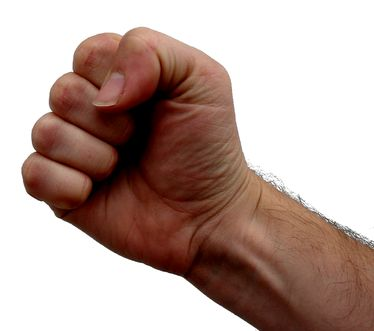
#> input picture Chrome Dinasour Game/fist.jpg, 374 x 331 px, given in place of the camera
$ jupyter execute 'Chrome Dinasour Game.ipynb'   (Python 2 division)   (older library calls are emulated)
#> lines starting #> are read from the running program, lines starting #| are printed output that depends on the picture; after the words box and inside, x2 and y2 are one past the last pixel; in counts of white or black regions, pixels touching at a corner belong together
[cell 1]
import cv2
import numpy as np
import pyautogui
import math

GREEN=[0,255,0]
BLUE=[255,0,0]
RED=[0,0,255]

def preprocess(frame):
    image=cv2.cvtColor(frame,cv2.COLOR_BGR2LAB)
    image=cv2.inRange(image[:,:,2],140,220)
    kernel = np.ones((5,5),np.uint8)
    image=cv2.morphologyEx(image,cv2.MORPH_OPEN,kernel)
    image = cv2.morphologyEx(image, cv2.MORPH_CLOSE, kernel,iterations=5)
    return image


def findLargestContour(contours):
    largestArea=-10000
    cIndex=-1
    for ID in range(len(contours)):
        area=cv2.contourArea(contours[ID])
        if(area>largestArea):
            largestArea=area
            cIndex=ID
    return cIndex,contours[cIndex]

def getDefectCount(img,preprocessedFrame,defects,largestContour):
    # so defects has 4 values [s,e,ptOfDisobedience,dist]
    fingerCount=0
    for i in range(defects.shape[0]):
        s,e,pt,d = defects[i,0]
        s=tuple(largestContour[s][0])
        e=tuple(largestContour[e][0])
        pt=tuple(largestContour[pt][0])
        cv2.line(img,s,e,RED,2)
        cv2.line(img,s,pt,BLUE,2)
        cv2.line(img,s,pt,BLUE,2)
        cv2.circle(img,pt,2,BLUE,-1) # circle, center, radius, color, fill

        a=np.sqrt(((s[0]-e[0])**2 + (s[1]-e[1])**2))
        b=np.sqrt(((s[0]-pt[0])**2 + (s[1]-pt[1])**2))
        c=np.sqrt(((pt[0]-e[0])**2 + (pt[1]-e[1])**2))

        # see the angle formed by triangle
        theta=(math.acos((b**2+c**2-a**2)/(2*b*c)))*180/3.14

        if(theta<90):
            fingerCount+=1
            cv2.circle(img,pt,2,BLUE,-1) # circle, center, radius, color, fill


#         print theta

    cv2.imshow('temp',img)
    return fingerCount


#frame dimensions
fx=50
fy=60
fw=300
fh=300

def action():
    cap=cv2.VideoCapture(0)
#     frame=cv2.imread('hand.jpg')
    while(True):
        ret,frame=cap.read()
#> frame is the input picture: shape (331, 374, 3); mean B, G, R 156.5, 163.9, 186.2
        try:
            ret=True
            if(ret==False):
                print('Unable to read image')
                continue

            # read
    #         frame=cv2.imread('hand.jpg')

            # draw a frame around the image
            detectionFrame=frame[fx:fx+fh,fy:fy+fw].copy()
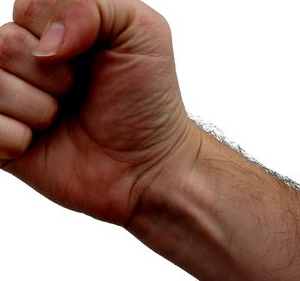
#> detectionFrame: shape (281, 300, 3); mean B, G, R 123.4, 132.9, 162.1
            cv2.rectangle(frame,(fx,fy),(fx+fh,fy+fw),(0,255,255),3)
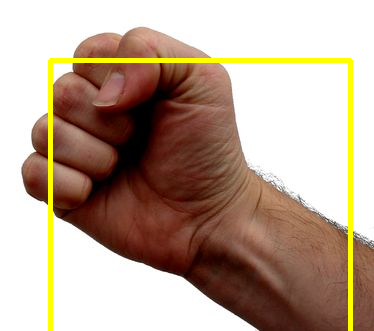
#> frame: shape (331, 374, 3); 3.39% of pixels changed, all inside (x1, y1, x2, y2) = (48, 58, 353, 331)
            preprocessedFrame=preprocess(detectionFrame)
#> in preprocess, `image=cv2.cvtColor(frame,cv2.COLOR_BGR2LAB)`: image: shape (281, 300, 3); mean of channels 0, 1, 2 144.3, 139.6, 139.3
#> in preprocess, `image=cv2.inRange(image[:,:,2],140,220)`:
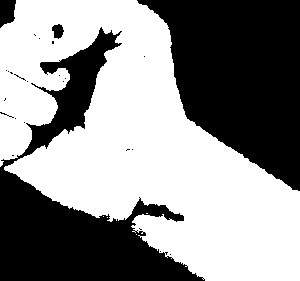
#> image: shape (281, 300); 56% white; 26 black regions (22 under 20 px), largest, box (x1, y1, x2, y2) and area: (137, 0, 300, 191) 19530, (0, 27, 205, 281) 16981, (0, 0, 16, 28) 351, (52, 24, 64, 39) 125
#> in preprocess, `image=cv2.morphologyEx(image,cv2.MORPH_OPEN,kernel)`:
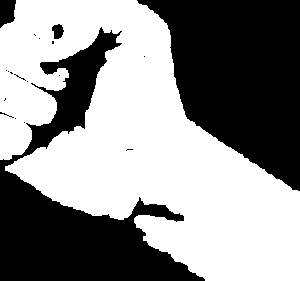
#> image: shape (281, 300); 55.7% white; 19 black regions (15 under 20 px), largest, box (x1, y1, x2, y2) and area: (137, 0, 300, 191) 19534, (0, 27, 205, 281) 17253, (0, 0, 16, 28) 351, (52, 24, 64, 39) 129
#> in preprocess, `image = cv2.morphologyEx(image, cv2.MORPH_CLOSE, kernel,iterations=5)`:
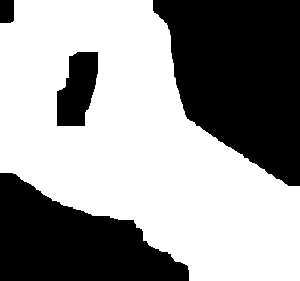
#> image: shape (281, 300); 59.3% white; 4 black regions

            # finding the largest contour by area
            _,contours,_=cv2.findContours(preprocessedFrame,cv2.RETR_EXTERNAL,cv2.CHAIN_APPROX_SIMPLE)
#> contours = 1 contour; box (x1, y1, x2, y2) and area: (0, 0, 300, 281) 51686
            cIndex,largestContour=findLargestContour(contours)
#> the loop in findLargestContour, `for ID in range(len(contours)):` made 1 pass
#> (area, largestArea, cIndex) on pass 1: (51686, 51686, 0)
#> after the loop in findLargestContour, `for ID in range(len(contours)):`: cIndex = 0; largestArea = 51686
#> cIndex = 0; largestContour = contour of 239 points, box (x1, y1, x2, y2) (0, 0, 300, 281), area 51686


            # finding defects in image
            cv2.imshow('preprocessedImage',preprocessedFrame)


            # finding defects
            hull = cv2.convexHull(largestContour,returnPoints = False)
#> hull = [238, 121, 120, 119, 6, 5, 0]
            defects = cv2.convexityDefects(largestContour,hull)
#> defects = [[0, 5, 1, 2662], [6, 119, 71, 6446], [121, 238, 186, 11902]]


            #finding if the frame is of open or closed hand
            countDefects=getDefectCount(detectionFrame,preprocessedFrame,defects,largestContour) # this has to be checked
#> the loop in getDefectCount, `for i in range(defects.shape[0]):` made 3 passes
#> (s, e, pt, d, a, b, c, theta) on passes 1 to 3: ((14, 0), (0, 23), (14, 20), 2662, 26.93, 20, 14.32, 102.1), ((0, 172), (189, 280), (133, 219), 6446, 217.7, 141.1, 82.81, 152.1), ((299, 186), (152, 0), (186, 118), 11902, 237.1, 131.9, 122.8, 137.2)
#> after the loop in getDefectCount, `for i in range(defects.shape[0]):`:
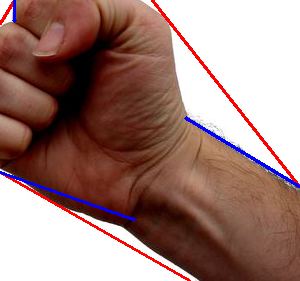
#> img: shape (281, 300, 3); mean B, G, R 120.8, 127.4, 160.6
#> after the loop in getDefectCount, `for i in range(defects.shape[0]):`: fingerCount = 0
#> countDefects = 0

            if (countDefects>3):
                pyautogui.press('space')
    #         else:
    #             print 'Fingers seen is : ' , countDefects


            cv2.imshow('frame',frame)
            cv2.imshow('preprocessedImage',preprocessedFrame)
        except:
            continue

        k = cv2.waitKey(1) & 0xFF
#> (key q is pressed here)
        if k==ord('q') or k==ord('Q'):
            cv2.destroyAllWindows()
            break

action()
